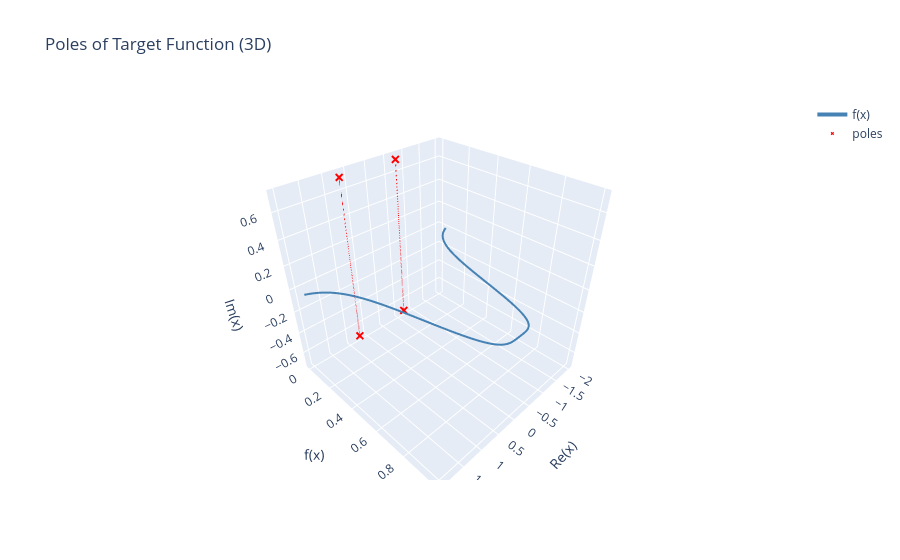

This figure's notebook cell:
### Markdown cell above
## Visualizing the target function poles 
- Roots of unity
- Complex poles that don't lie on the neuromanifold

### Code cell
plot_poles(f_target, denom_coeffs=[1,0,0,0,1], title="Poles of Target Function (3D)")

### Figure 1 — Plotly figure (JSON) as saved in the notebook; plotly's stock layout.template omitted (floating-point values rounded to 4 significant figures; data arrays with more than 128 entries replaced by an {"elided": "..."} marker saying what was removed)
{"data": [{"line": {"color": "steelblue", "width": 4}, "mode": "lines", "name": "f(x)", "type": "scatter3d", "x": {"elided": "400 float values"}, "y": {"elided": "400 float values"}, "z": {"elided": "400 float values"}}, {"marker": {"color": "red", "size": 3, "symbol": "x"}, "mode": "markers", "name": "poles", "type": "scatter3d", "x": [-0.7071, -0.7071, 0.7071, 0.7071], "y": [0.0, 0.0, 0.0, 0.0], "z": [0.7071, -0.7071, 0.7071, -0.7071]}, {"line": {"color": "red", "dash": "dot", "width": 2}, "mode": "lines", "showlegend": false, "type": "scatter3d", "x": [-0.7071, -0.7071], "y": [0, 0], "z": [0, 0.7071]}, {"line": {"color": "red", "dash": "dot", "width": 2}, "mode": "lines", "showlegend": false, "type": "scatter3d", "x": [-0.7071, -0.7071], "y": [0, 0], "z": [0, -0.7071]}, {"line": {"color": "red", "dash": "dot", "width": 2}, "mode": "lines", "showlegend": false, "type": "scatter3d", "x": [0.7071, 0.7071], "y": [0, 0], "z": [0, 0.7071]}, {"line": {"color": "red", "dash": "dot", "width": 2}, "mode": "lines", "showlegend": false, "type": "scatter3d", "x": [0.7071, 0.7071], "y": [0, 0], "z": [0, -0.7071]}], "layout": {"scene": {"xaxis": {"title": {"text": "Re(x)"}}, "yaxis": {"title": {"text": "f(x)"}}, "zaxis": {"title": {"text": "Im(x)"}}}, "title": {"text": "Poles of Target Function (3D)"}}}
